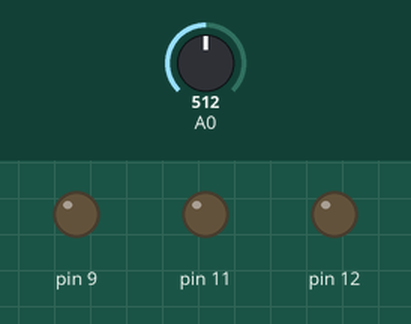
The sketch below on a simulated Arduino Uno, built with avr-gcc and run on an emulated ATmega328P. Shown: output pins drawn as LEDs (lit = HIGH). The test bench sets the inputs (shaded band); at power-on: A0 = 512.

Above: at 1.2 s.
1.3 s: A0 set to 716
At 2.5 s:
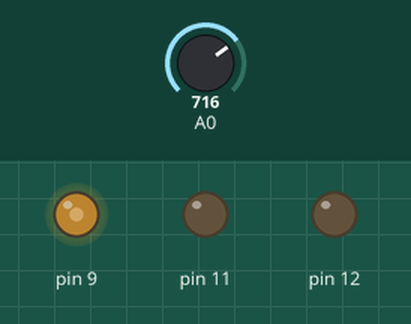
2.8 s: A0 set to 900
At 3.9 s:
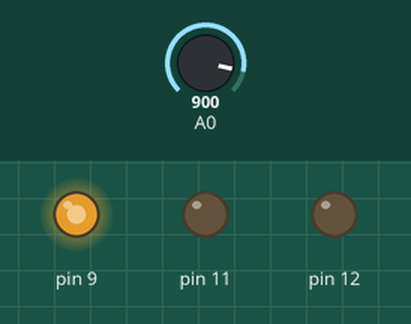
Timing chart, 0 to 5.8 s (numbered marks = the images above; inputs shaded):
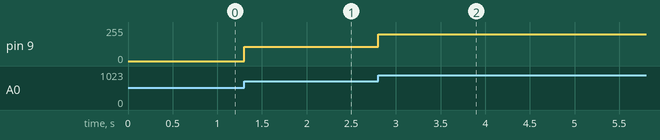

The sketch:

Acceleratie.ino
```cpp
void setup() {
  // put your setup code here, to run once:
Serial.begin(9600);
pinMode(9,OUTPUT);
pinMode(12,OUTPUT);
pinMode(11,OUTPUT);

}

void loop() {
int Value1 = analogRead(A0);
int Value1C = (((Value1-490)/2)-6);

if(Value1C<=5){
  Value1C=0;
}

if(Value1C>=255){
  Value1C=255;
}


//Serial.println(Value1C);
analogWrite(9,Value1C);

//delay(200);
}
```

Measured:
- after the input at 1.3 s, pin 9: 0/255 → 107/255 at once
- after the input at 2.8 s, pin 9: 107/255 → 199/255 at once
